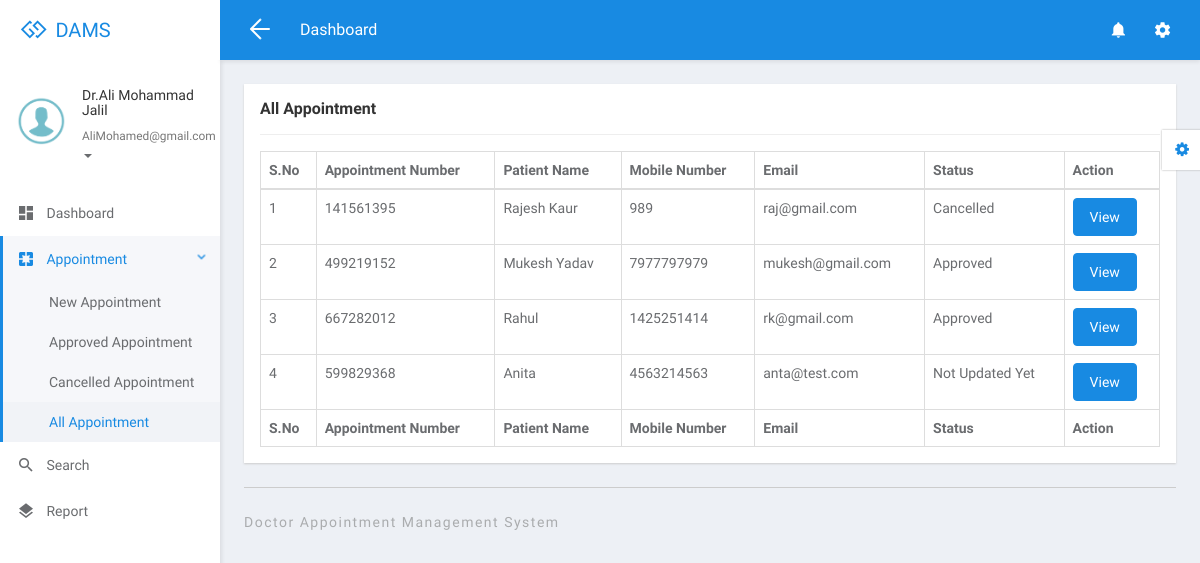
Page /dams/doctor/all-appointment.php (signed in) on the committed database.
### tables this page shows
CREATE TABLE `tbldoctor` (
  `ID` int(5) NOT NULL,
  `FullName` varchar(250) DEFAULT NULL,
  `MobileNumber` bigint(10) DEFAULT NULL,
  `Email` varchar(250) DEFAULT NULL,
  `Specialization` varchar(250) DEFAULT NULL,
  `Password` varchar(259) DEFAULT NULL,
  `CreationDate` timestamp NULL DEFAULT current_timestamp()
);

CREATE TABLE `tblappointment` (
  `ID` int(10) NOT NULL,
  `AppointmentNumber` int(10) DEFAULT NULL,
  `Name` varchar(250) DEFAULT NULL,
  `MobileNumber` bigint(20) DEFAULT NULL,
  `Email` varchar(250) DEFAULT NULL,
  `AppointmentDate` date DEFAULT NULL,
  `AppointmentTime` time DEFAULT NULL,
  `Specialization` varchar(250) DEFAULT NULL,
  `Doctor` int(10) DEFAULT NULL,
  `Message` mediumtext DEFAULT NULL,
  `ApplyDate` timestamp NULL DEFAULT current_timestamp(),
  `Remark` varchar(250) DEFAULT NULL,
  `Status` varchar(250) DEFAULT NULL,
  `UpdationDate` timestamp NULL DEFAULT NULL ON UPDATE current_timestamp()
);

### dams/doctor/all-appointment.php (the view, shortened to what this page needs)
<?php
if (strlen($_SESSION['damsid']==0)) {
  header('location:logout.php');
  } else{
  ?>
<!DOCTYPE html>
<html lang="en">
<head>
	<link rel="stylesheet" href="libs/bower/font-awesome/css/font-awesome.min.css">
	<link rel="stylesheet" href="libs/bower/material-design-iconic-font/dist/css/material-design-iconic-font.css">
	<link rel="stylesheet" href="libs/bower/animate.css/animate.min.css">
	<link rel="stylesheet" href="libs/bower/fullcalendar/dist/fullcalendar.min.css">
	<link rel="stylesheet" href="libs/bower/perfect-scrollbar/css/perfect-scrollbar.css">
	<link rel="stylesheet" href="assets/css/bootstrap.css">
	<link rel="stylesheet" href="assets/css/core.css">
	<link rel="stylesheet" href="assets/css/app.css">
</head>
<body class="menubar-left menubar-unfold menubar-light theme-primary">
<?php include_once('includes/header.php');?>
<?php include_once('includes/sidebar.php');?>
<main id="app-main" class="app-main">
  <div class="wrap">
	<section class="app-content">
		<div class="row">
			<div class="col-md-12">
				<div class="widget">
					<header class="widget-header">
						<h4 class="widget-title">All Appointment</h4>
					</header>
					<hr class="widget-separator">
					<div class="widget-body">
						<div class="table-responsive">
							<table class="table table-bordered table-hover js-basic-example dataTable table-custom">
								<thead>
									<tr>
										<th>S.No</th>
										<th>Appointment Number</th>
										<th>Patient Name</th>
										<th>Mobile Number</th>
										<th>Email</th>
									<th>Status</th>
										<th>Action</th>
									</tr>
								</thead>
								<tbody>
                  <?php
              $docid=$_SESSION['damsid'];
$sql="SELECT * from  tblappointment where Doctor=:docid";
$query = $dbh -> prepare($sql);
$query-> bindParam(':docid', $docid, PDO::PARAM_STR);
$query->execute();
$results=$query->fetchAll(PDO::FETCH_OBJ);
$cnt=1;
if($query->rowCount() > 0)
{
foreach($results as $row)
{               ?>
									<tr>
										<td><?php echo htmlentities($cnt);?></td>
										<td><?php  echo htmlentities($row->AppointmentNumber);?></td>
										<td><?php  echo htmlentities($row->Name);?></td>
										<td><?php  echo htmlentities($row->MobileNumber);?></td>
										<td><?php  echo htmlentities($row->Email);?></td>
                                        <?php if($row->Status==""){ ?>
                     <td><?php echo "Not Updated Yet"; ?></td>
<?php } else { ?>                  <td><?php  echo htmlentities($row->Status);?>
                  </td>
                  <?php } ?>
										<td><a href="view-appointment-detail.php?editid=<?php echo htmlentities ($row->ID);?>&&aptid=<?php echo htmlentities ($row->AppointmentNumber);?>" class="btn btn-primary">View</a></td>
									</tr>
								 <?php $cnt=$cnt+1;}} ?>
								</tbody>
                  <tfoot>
                  <tr>
                  <th>S.No</th>
										<th>Appointment Number</th>
										<th>Patient Name</th>
										<th>Mobile Number</th>
										<th>Email</th>
										<th>Status</th>
										<th>Action</th>
                  </tr>
                </tfoot>
							</table>
						</div>
					</div>
				</div>
			</div>
		</div>
	</section>
</div>
  <?php include_once('includes/footer.php');?>
</main>
<?php include_once('includes/customizer.php');?>
</body>
</html>
<?php }  ?>

### dams/doctor/includes/sidebar.php (shortened to what this page needs)
<aside id="menubar" class="menubar light">
  <div class="app-user">
    <div class="media">
      <div class="media-left">
        <div class="avatar avatar-md avatar-circle">
          <a href="javascript:void(0)"><img class="img-responsive" src="assets/images/images.png" alt="avatar"/></a>
        </div>
      </div>
      <div class="media-body">
        <div class="foldable">
          <?php
$eid=$_SESSION['damsid'];
$sql="SELECT FullName,Email from  tbldoctor where ID=:eid";
$query = $dbh -> prepare($sql);
$query->bindParam(':eid',$eid,PDO::PARAM_STR);
$query->execute();
$results=$query->fetchAll(PDO::FETCH_OBJ);
foreach($results as $row)
{
$email=$row->Email;
$fname=$row->FullName;
}   ?>
          <h5><a href="javascript:void(0)" class="username"><?php  echo $fname ;?></a></h5>
          <ul>
            <li class="dropdown">
              <a href="javascript:void(0)" class="dropdown-toggle usertitle" data-toggle="dropdown" aria-haspopup="true" aria-expanded="false">
                <small><?php  echo $email;?></small>
                <span class="caret"></span>
              </a>
            </li>
          </ul>
        </div>
      </div>
    </div>
  </div>
  <div class="menubar-scroll">
    <div class="menubar-scroll-inner">
      <ul class="app-menu">
        <li class="has-submenu">
          <a href="dashboard.php">
            <i class="menu-icon zmdi zmdi-view-dashboard zmdi-hc-lg"></i>
            <span class="menu-text">Dashboard</span>
          </a>
        </li>
       <li class="has-submenu">
          <a href="javascript:void(0)" class="submenu-toggle">
            <i class="menu-icon zmdi zmdi-pages zmdi-hc-lg"></i>
            <span class="menu-text">Appointment</span>
            <i class="menu-caret zmdi zmdi-hc-sm zmdi-chevron-right"></i>
          </a>
          <ul class="submenu">
            <li><a href="new-appointment.php"><span class="menu-text">New Appointment</span></a></li>
            <li><a href="approved-appointment.php"><span class="menu-text">Approved Appointment</span></a></li>
            <li><a href="cancelled-appointment.php"><span class="menu-text">Cancelled Appointment</span></a></li>
            <li><a href="all-appointment.php"><span class="menu-text">All Appointment</span></a></li>
          </ul>
        </li>
        <li>
          <a href="search.php">
            <i class="menu-icon zmdi zmdi-search zmdi-hc-lg"></i>
            <span class="menu-text">Search</span>
          </a>
        </li>
        <li>
          <a href="appointment-bwdates.php">
            <i class="menu-icon zmdi zmdi-layers zmdi-hc-lg"></i>
            <span class="menu-text">Report</span>
          </a>
        </li>
      </ul>
    </div>
  </div>
</aside>

### rows in the picture
tbldoctor: FullName "Dr.Ali Mohammad Jalil", Email "AliMohamed@gmail.com"
tblappointment: AppointmentNumber "141561395", Name "Rajesh Kaur", MobileNumber "989", Email "raj@gmail.com", Status "Cancelled"
tblappointment: AppointmentNumber "499219152", Name "Mukesh Yadav", MobileNumber "7977797979", Email "mukesh@gmail.com", Status "Approved"
tblappointment: AppointmentNumber "667282012", Name "Rahul", MobileNumber "1425251414", Email "rk@gmail.com", Status "Approved"
tblappointment: AppointmentNumber "599829368", Name "Anita", MobileNumber "4563214563", Email "anta@test.com", shows "Not Updated Yet"
